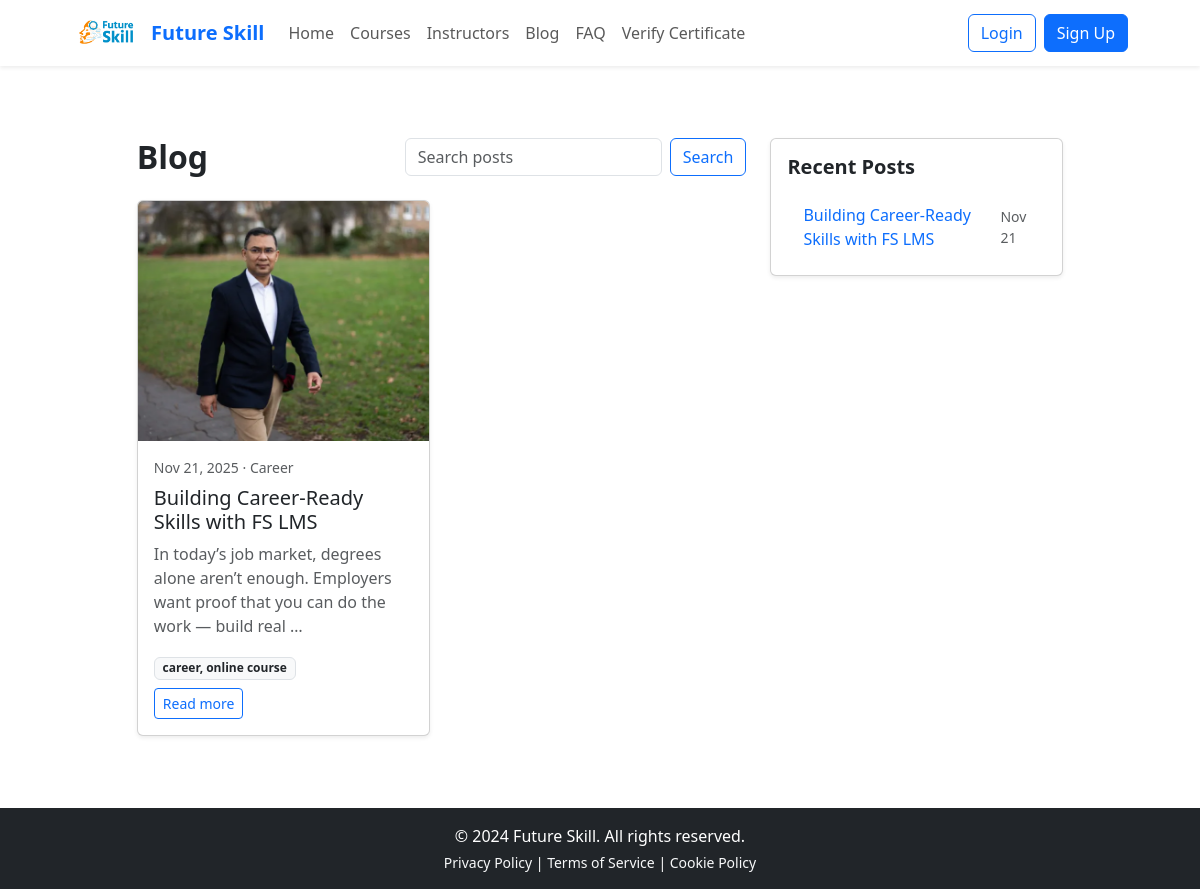
Screenshot of /blog/ with the database file from the repository.
### apps/blog/models.py (models this page shows, shortened)
class Post(models.Model):
    title = models.CharField(max_length=255)
    slug = models.SlugField(unique=True, blank=True)
    excerpt = models.TextField(blank=True)
    content = models.TextField()
    cover_image = models.ImageField(upload_to="blog/covers/", blank=True, null=True)
    author = models.ForeignKey(settings.AUTH_USER_MODEL, on_delete=models.SET_NULL, null=True)
    created_at = models.DateTimeField(auto_now_add=True)
    updated_at = models.DateTimeField(auto_now=True)
    published = models.BooleanField(default=True)
    is_featured = models.BooleanField(default=False)
    category = models.CharField(max_length=100, blank=True)
    tags = models.CharField(max_length=255, blank=True, help_text="Comma-separated tags")

### apps/blog/views.py (the view)
# urls.py: path("", views.post_list, name="list"),
def post_list(request):
    qs = Post.objects.filter(published=True).order_by("-created_at")
    q = request.GET.get("q", "").strip()
    tag = request.GET.get("tag", "").strip()
    if q:
        qs = qs.filter(Q(title__icontains=q) | Q(content__icontains=q) | Q(excerpt__icontains=q))
    if tag:
        qs = qs.filter(tags__icontains=tag)
    ctx = _paginate(request, qs, {"q": q, "tag": tag})
    return render(request, "blog/Blog List.html", ctx)

### apps/blog/views.py (called while the page is built)
def _paginate(request, qs, extra_context=None):
    paginator = Paginator(qs, 9)
    page_number = request.GET.get("page")
    page_obj = paginator.get_page(page_number)
    recent = Post.objects.filter(published=True).order_by("-created_at")[:5]
    ctx = {"posts": page_obj, "page_obj": page_obj, "recent_posts": recent}
    if extra_context:
        ctx.update(extra_context)
    return ctx

### apps/core/context_processors.py (called while the page is built, shortened)
def user_role_context(request):
    user = getattr(request, "user", None)
    if not getattr(user, "is_authenticated", False):
        return {
            "user_role": None,
            "is_student_user": False,
            "is_instructor_user": False,
            "is_admin_user": False,
        }

### templates/blog/Blog List.html (shortened to what this page needs)
{% extends 'base.html' %}
{% load static %}
{% block content %}
<div class="container mt-5 mb-5">
  <div class="row">
    <div class="col-lg-8">
      <div class="d-flex justify-content-between align-items-center mb-4">
        <h2 class="fw-bold mb-0">Blog</h2>
        <form class="d-flex" method="get">
          <input class="form-control me-2" type="search" placeholder="Search posts" name="q" value="{{ q }}">
          <button class="btn btn-outline-primary" type="submit">Search</button>
        </form>
      </div>
      {% if posts %}
      <div class="row g-4">
        {% for post in posts %}
        <div class="col-md-6">
          <div class="card h-100 shadow-sm">
            {% if post.cover_image %}
            <img src="{{ post.cover_image.url }}" class="card-img-top" alt="{{ post.title }}" style="width:100%; height:240px; object-fit:cover;">
            {% endif %}
            <div class="card-body">
              <div class="text-muted small mb-2">
                {{ post.created_at|date:"M d, Y" }}
                {% if post.category %} · {{ post.category }}{% endif %}
              </div>
              <h5 class="card-title">{{ post.title }}</h5>
              <p class="card-text text-muted">{{ post.excerpt|default:post.content|truncatewords:20 }}</p>
              {% if post.tags %}
              <div class="mb-2">
                <span class="badge bg-light text-dark border me-1">{{ post.tags }}</span>
              </div>
              {% endif %}
              <a href="{% url 'blog:detail' post.slug %}" class="btn btn-sm btn-outline-primary">Read more</a>
            </div>
          </div>
        </div>
        {% endfor %}
      </div>
      {% else %}
        <p class="text-muted">No posts</p>
      {% endif %}
    </div>
    <div class="col-lg-4">
      <div class="card shadow-sm">
        <div class="card-body">
          <h5 class="fw-bold mb-3">Recent Posts</h5>
          {% if recent_posts %}
            <ul class="list-group list-group-flush">
              {% for rp in recent_posts %}
                <li class="list-group-item d-flex justify-content-between align-items-center">
                  <a href="{% url 'blog:detail' rp.slug %}" class="text-decoration-none">{{ rp.title }}</a>
                  <small class="text-muted">{{ rp.created_at|date:"M d" }}</small>
                </li>
              {% endfor %}
            </ul>
          {% else %}
            <p class="text-muted mb-0">No recent posts.</p>
          {% endif %}
        </div>
      </div>
    </div>
  </div>
</div>
{% endblock %}

### templates/base.html (style rules this page uses)
.container, .container-fluid { max-width: 90% !important; margin-left: auto; margin-right: auto; }

### rows the page displays
Post: cover_image (picture), created_at "Nov 21, 2025", category "Career", title "Building Career-Ready Skills with FS LMS", excerpt "In today’s job market, degrees alone aren’t enough. Employers want proof that you can do the work — build real …", tags "career, online course", created_at "Nov 21"

### other values shown
{{ now.year|default:"2024" }} "2024"
